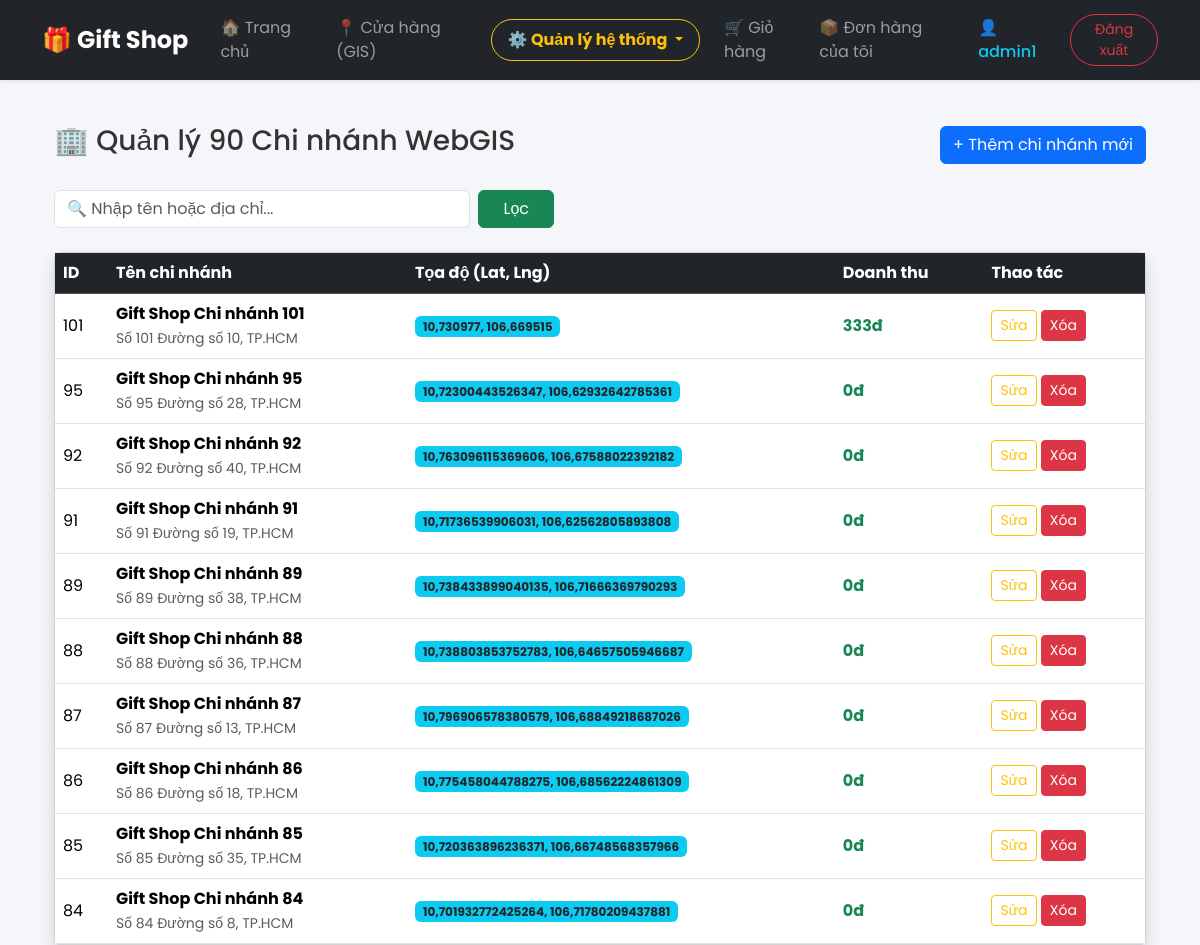
Before: /products/admin/stores/ (signed in, upper part) with the older database file.
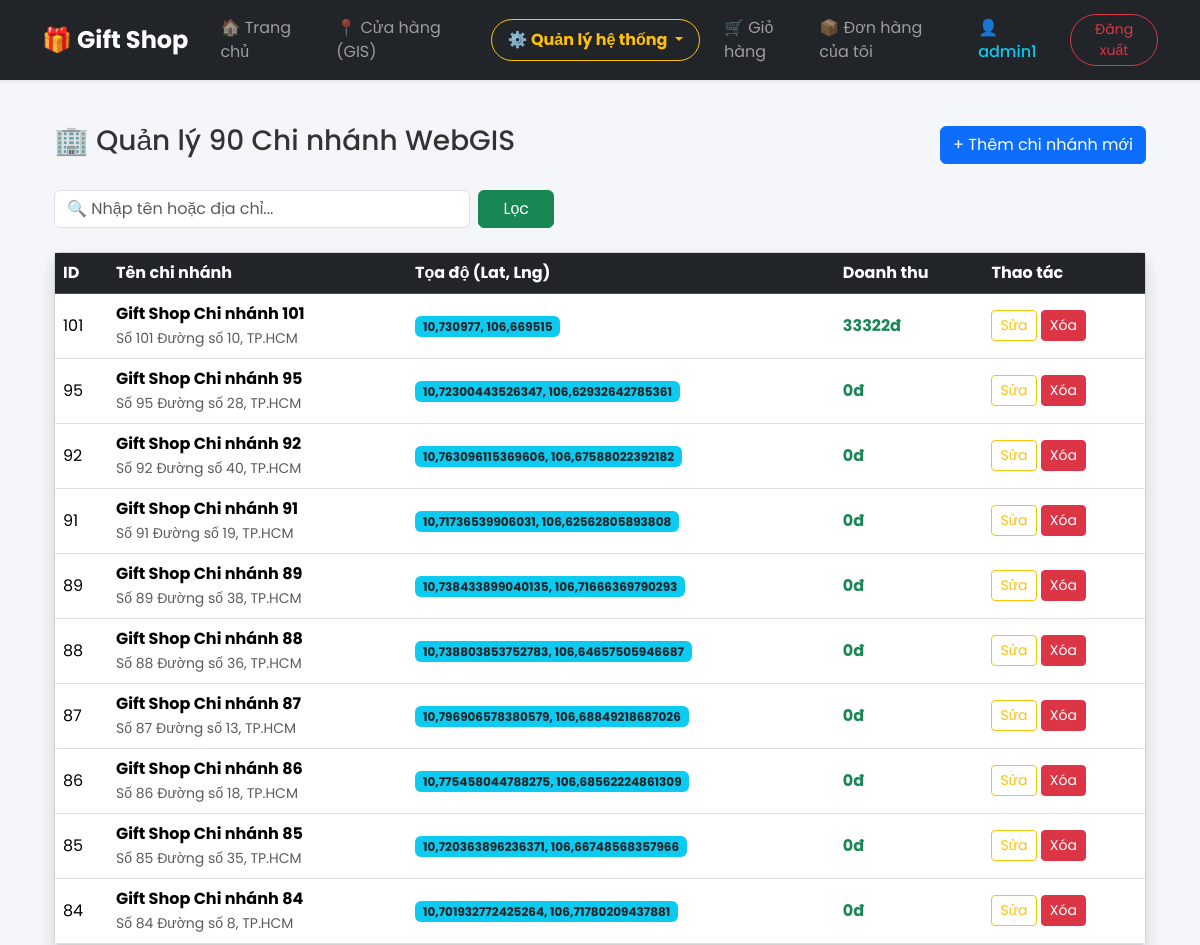
After: the same page with the newer database file.
### apps/products/models.py (models this page shows, shortened)
class Store(models.Model):
    name = models.CharField(max_length=255)
    address = models.TextField()
    lat = models.FloatField(
        validators=[MinValueValidator(-90.0), MaxValueValidator(90.0)]
    )
    lng = models.FloatField(
        validators=[MinValueValidator(-180.0), MaxValueValidator(180.0)]
    )
    phone = models.CharField(max_length=15)
    store_type = models.CharField(max_length=100, default="Gift Shop")
    revenue = models.IntegerField(default=0, verbose_name="Doanh thu (VNĐ)")

### apps/products/views.py (the view)
# urls.py: path('admin/stores/', views.admin_stores, name='admin_store_list'),
@staff_member_required
def admin_stores(request):
    query = request.GET.get('search', '')
    if query:
        stores_list = Store.objects.filter(
            Q(name__icontains=query) | Q(address__icontains=query)
        ).order_by('-id')
    else:
        stores_list = Store.objects.all().order_by('-id')
    paginator = Paginator(stores_list, 10)
    page = request.GET.get('page')
    stores = paginator.get_page(page)
    return render(request, 'products/admin_store_list.html', {
        'stores': stores,
        'query': query
    })

### templates/products/admin_store_list.html (shortened to what this page needs)
{% extends 'base.html' %}
{% block content %}
<div class="container mt-4 mb-5">
    <div class="d-flex justify-content-between align-items-center mb-4">
        <h3>🏢 Quản lý {{ stores.paginator.count }} Chi nhánh WebGIS</h3>
        <a href="{% url 'add_store' %}" class="btn btn-primary">+ Thêm chi nhánh mới</a>
    </div>
    <form method="GET" class="mb-4 d-flex" style="max-width: 500px;">
        <input type="text" name="search" class="form-control me-2" placeholder="🔍 Nhập tên hoặc địa chỉ..." value="{{ query }}">
        <button type="submit" class="btn btn-success px-4">Lọc</button>
    </form>
    <div class="card shadow mb-4">
        <div class="table-responsive">
            <table class="table table-hover align-middle mb-0">
                <thead class="table-dark">
                    <tr>
                        <th>ID</th>
                        <th>Tên chi nhánh</th>
                        <th>Tọa độ (Lat, Lng)</th>
                        <th>Doanh thu</th>
                        <th>Thao tác</th>
                    </tr>
                </thead>
                <tbody>
                    {% for store in stores %}
                    <tr>
                        <td>{{ store.id }}</td>
                        <td><strong>{{ store.name }}</strong><br><small class="text-muted">{{ store.address }}</small></td>
                        <td><span class="badge bg-info text-dark">{{ store.lat }}, {{ store.lng }}</span></td>
                        <td class="text-success fw-bold">{{ store.revenue|floatformat:0 }}đ</td>
                        <td>
                            <a href="{% url 'edit_store' store.id %}" class="btn btn-sm btn-outline-warning">Sửa</a>
                            <a href="{% url 'delete_store' store.id %}" class="btn btn-sm btn-danger text-white" onclick="return confirm('🚨 Xóa chi nhánh {{ store.name }} khỏi bản đồ?');">Xóa</a>
                        </td>
                    </tr>
                    {% empty %}
                    <tr>
                        <td colspan="5" class="text-center text-muted py-4">Không tìm thấy chi nhánh nào!</td>
                    </tr>
                    {% endfor %}
                </tbody>
            </table>
        </div>
    </div>
</div>
{% endblock %}

Changed rows visible on the page:
changed Store "Gift Shop Chi nhánh 101": revenue "333" → "33322"
